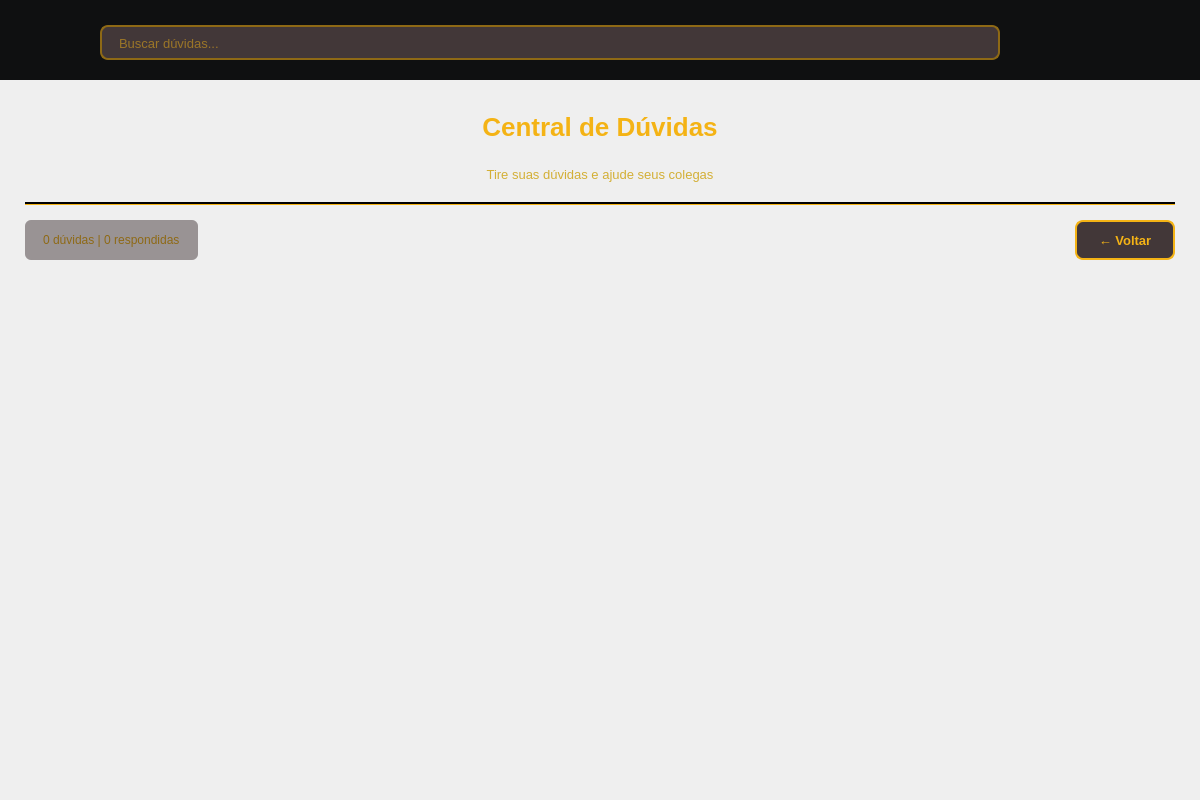
<?xml version="1.0" encoding="UTF-8"?>
<ui version="4.0">
 <class>ForumDialog</class>
 <widget class="QDialog" name="ForumDialog">
  <property name="geometry">
   <rect>
    <x>0</x>
    <y>0</y>
    <width>1200</width>
    <height>800</height>
   </rect>
  </property>
  <property name="windowTitle">
   <string>Central de Dúvidas</string>
  </property>
  <property name="styleSheet">
   <string notr="true">
/* ====== FUNDO PRINCIPAL COM IMAGEM ====== */
QDialog#ForumDialog {
    background-image: url(:/images/imagens/fundo_2.png);
    background-position: center;
    background-repeat: no-repeat;
}

/* ====== BARRA DE NAVEGAÇÃO ====== */
QLabel#navBar {
    background-color: #0f1011;
}

/* ====== OVERLAY SEMI-TRANSPARENTE ====== */
QWidget#centralWidget {
    background-color: rgba(26, 22, 26, 0.85);
    border-radius: 15px;
}

/* ====== TÍTULO PRINCIPAL ====== */
QLabel#tituloLabel {
    color: #F4B315;
    font-size: 26px;
    font-weight: bold;
    padding: 12px;
    background-color: transparent;
}

/* ====== SUBTÍTULO ====== */
QLabel#subtituloLabel {
    color: #D3AF35;
    font-size: 13px;
    background-color: transparent;
    padding: 5px;
}

/* ====== ESTATÍSTICAS ====== */
QLabel#estatisticasLabel {
    color: #8E6915;
    font-size: 12px;
    background-color: rgba(66, 55, 56, 0.5);
    padding: 8px 15px;
    border-radius: 6px;
}

/* ====== LOGO E ÍCONES ====== */
QLabel#logoLabel, QLabel#homeButton, QLabel#perfilButton {
    background-color: transparent;
    border-radius: 50px;
}

/* ====== BARRA DE BUSCA ====== */
QLineEdit#line_login {
    background-color: #423738;
    color: #F4B315;
    border: 2px solid #8E6915;
    border-radius: 8px;
    padding: 10px 15px;
    font-size: 13px;
}

QLineEdit#line_login:focus {
    border-color: #F4B315;
    background-color: #524447;
}

/* ====== BOTÃO NOVA DÚVIDA ====== */
QPushButton#novaDuvidaButton {
    background-color: #27AE60;
    color: white;
    border: none;
    border-radius: 8px;
    padding: 12px 25px;
    font-weight: bold;
    font-size: 14px;
}

QPushButton#novaDuvidaButton:hover {
    background-color: #229954;
}

QPushButton#novaDuvidaButton:pressed {
    background-color: #1E8449;
}

/* ====== BOTÃO VOLTAR ====== */
QPushButton#voltarButton {
    background-color: #423738;
    color: #F4B315;
    border: 2px solid #F4B315;
    border-radius: 8px;
    padding: 10px 20px;
    font-weight: bold;
    font-size: 13px;
}

QPushButton#voltarButton:hover {
    background-color: #524447;
    border-color: #D3AF35;
}

/* ====== SCROLL AREA ====== */
QScrollArea {
    border: none;
    background-color: transparent;
}

QScrollBar:vertical {
    background-color: #423738;
    width: 12px;
    border-radius: 6px;
}

QScrollBar::handle:vertical {
    background-color: #F4B315;
    border-radius: 6px;
    min-height: 20px;
}

QScrollBar::handle:vertical:hover {
    background-color: #D3AF35;
}

/* ====== CONTAINER ====== */
QWidget#containerBotoes {
    background-color: transparent;
}

/* ====== LABELS GERAIS ====== */
QLabel {
    color: #F4B315;
    background-color: transparent;
}
   </string>
  </property>
  <layout class="QVBoxLayout" name="mainLayoutOuter">
   <property name="spacing">
    <number>0</number>
   </property>
   <property name="leftMargin">
    <number>0</number>
   </property>
   <property name="topMargin">
    <number>0</number>
   </property>
   <property name="rightMargin">
    <number>0</number>
   </property>
   <property name="bottomMargin">
    <number>0</number>
   </property>
   <item>
    <widget class="QWidget" name="navWidget" native="true">
     <property name="minimumSize">
      <size>
       <width>0</width>
       <height>80</height>
      </size>
     </property>
     <property name="maximumSize">
      <size>
       <width>16777215</width>
       <height>80</height>
      </size>
     </property>
     <widget class="QLabel" name="logoLabel">
      <property name="geometry">
       <rect>
        <x>10</x>
        <y>0</y>
        <width>80</width>
        <height>80</height>
       </rect>
      </property>
      <property name="styleSheet">
       <string notr="true">border-radius: 20px;</string>
      </property>
      <property name="text">
       <string/>
      </property>
      <property name="pixmap">
       <pixmap resource="icons.qrc">:/images/imagens/Logo_1.png</pixmap>
      </property>
      <property name="scaledContents">
       <bool>true</bool>
      </property>
     </widget>
     <widget class="QLineEdit" name="line_login">
      <property name="geometry">
       <rect>
        <x>100</x>
        <y>25</y>
        <width>900</width>
        <height>35</height>
       </rect>
      </property>
      <property name="placeholderText">
       <string>Buscar dúvidas...</string>
      </property>
     </widget>
     <widget class="QLabel" name="homeButton">
      <property name="geometry">
       <rect>
        <x>1030</x>
        <y>20</y>
        <width>45</width>
        <height>45</height>
       </rect>
      </property>
      <property name="cursor">
       <cursorShape>PointingHandCursor</cursorShape>
      </property>
      <property name="styleSheet">
       <string notr="true">border-radius: 50px;</string>
      </property>
      <property name="text">
       <string/>
      </property>
      <property name="pixmap">
       <pixmap resource="icons.qrc">:/images/imagens/inicio.png</pixmap>
      </property>
      <property name="scaledContents">
       <bool>true</bool>
      </property>
     </widget>
     <widget class="QLabel" name="perfilButton">
      <property name="geometry">
       <rect>
        <x>1090</x>
        <y>20</y>
        <width>45</width>
        <height>45</height>
       </rect>
      </property>
      <property name="cursor">
       <cursorShape>PointingHandCursor</cursorShape>
      </property>
      <property name="styleSheet">
       <string notr="true">border-radius: 50px;</string>
      </property>
      <property name="text">
       <string/>
      </property>
      <property name="pixmap">
       <pixmap resource="icons.qrc">:/images/imagens/perfil.png</pixmap>
      </property>
      <property name="scaledContents">
       <bool>true</bool>
      </property>
     </widget>
     <widget class="QLabel" name="navBar">
      <property name="geometry">
       <rect>
        <x>0</x>
        <y>0</y>
        <width>1200</width>
        <height>80</height>
       </rect>
      </property>
      <property name="styleSheet">
       <string notr="true">background-color: #0f1011;</string>
      </property>
      <property name="text">
       <string/>
      </property>
     </widget>
     <zorder>navBar</zorder>
     <zorder>logoLabel</zorder>
     <zorder>line_login</zorder>
     <zorder>homeButton</zorder>
     <zorder>perfilButton</zorder>
    </widget>
   </item>
   <item>
    <layout class="QVBoxLayout" name="verticalLayout">
     <property name="spacing">
      <number>15</number>
     </property>
     <property name="leftMargin">
      <number>25</number>
     </property>
     <property name="topMargin">
      <number>20</number>
     </property>
     <property name="rightMargin">
      <number>25</number>
     </property>
     <property name="bottomMargin">
      <number>20</number>
     </property>
     <item>
      <layout class="QVBoxLayout" name="headerLayout">
       <property name="spacing">
        <number>8</number>
       </property>
       <item>
        <widget class="QLabel" name="tituloLabel">
         <property name="text">
          <string>Central de Dúvidas</string>
         </property>
         <property name="alignment">
          <set>Qt::AlignmentFlag::AlignCenter</set>
         </property>
        </widget>
       </item>
       <item>
        <widget class="QLabel" name="subtituloLabel">
         <property name="text">
          <string>Tire suas dúvidas e ajude seus colegas</string>
         </property>
         <property name="alignment">
          <set>Qt::AlignmentFlag::AlignCenter</set>
         </property>
        </widget>
       </item>
      </layout>
     </item>
     <item>
      <widget class="Line" name="line">
       <property name="styleSheet">
        <string notr="true">background-color: #F4B315;</string>
       </property>
       <property name="frameShadow">
        <enum>QFrame::Shadow::Plain</enum>
       </property>
       <property name="lineWidth">
        <number>2</number>
       </property>
       <property name="orientation">
        <enum>Qt::Orientation::Horizontal</enum>
       </property>
      </widget>
     </item>
     <item>
      <layout class="QHBoxLayout" name="acoesLayout">
       <property name="spacing">
        <number>15</number>
       </property>
       <item>
        <widget class="QLabel" name="estatisticasLabel">
         <property name="text">
          <string>0 dúvidas | 0 respondidas</string>
         </property>
        </widget>
       </item>
       <item>
        <spacer name="horizontalSpacer">
         <property name="orientation">
          <enum>Qt::Orientation::Horizontal</enum>
         </property>
         <property name="sizeHint" stdset="0">
          <size>
           <width>40</width>
           <height>20</height>
          </size>
         </property>
        </spacer>
       </item>
       <item>
        <widget class="QPushButton" name="voltarButton">
         <property name="minimumSize">
          <size>
           <width>100</width>
           <height>40</height>
          </size>
         </property>
         <property name="visible">
          <bool>false</bool>
         </property>
         <property name="text">
          <string>← Voltar</string>
         </property>
        </widget>
       </item>
      </layout>
     </item>
     <item>
      <widget class="QScrollArea" name="scrollArea">
       <property name="frameShape">
        <enum>QFrame::Shape::NoFrame</enum>
       </property>
       <property name="widgetResizable">
        <bool>true</bool>
       </property>
       <widget class="QWidget" name="containerBotoes">
        <property name="geometry">
         <rect>
          <x>0</x>
          <y>0</y>
          <width>1150</width>
          <height>502</height>
         </rect>
        </property>
       </widget>
      </widget>
     </item>
    </layout>
   </item>
  </layout>
 </widget>
 <resources>
  <include location="icons.qrc"/>
 </resources>
 <connections/>
</ui>
